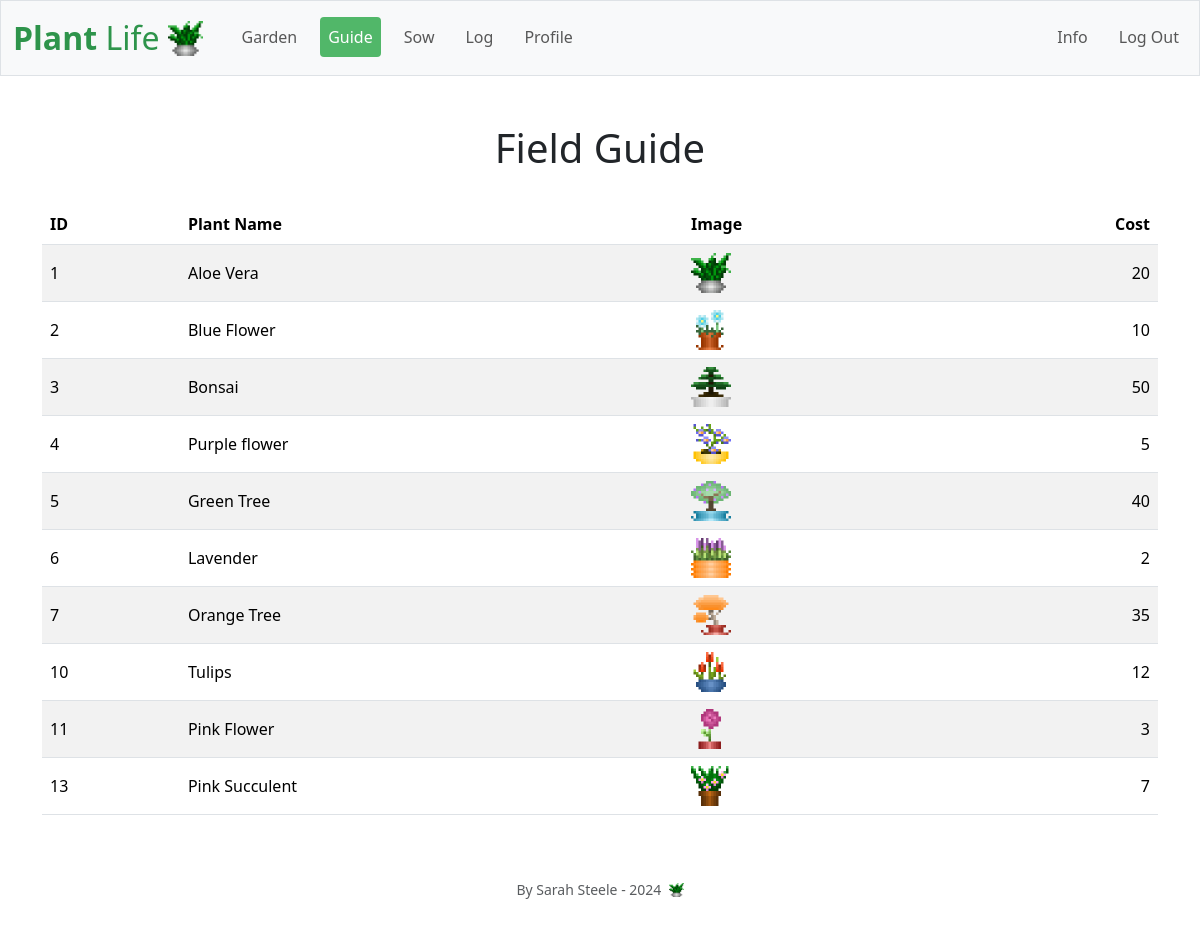
Screenshot of /guide (signed in) with the database file from the repository.
### tables this page shows
CREATE TABLE plants (
    id INTEGER PRIMARY KEY AUTOINCREMENT,
    name TEXT NOT NULL UNIQUE,
    price NUMERIC NOT NULL,
    image_filename TEXT
);

### app.py (the view)
@app.route("/guide")
@login_required
def guide():
    user_id = session["user_id"]
    plants = db.execute("SELECT * FROM plants")
    return render_template("guide.html", plants=plants)

### app.py (called while the page is built)
@app.after_request
def after_request(response):
    response.headers["Cache-Control"] = "no-cache, no-store, must-revalidate"
    response.headers["Expires"] = 0
    response.headers["Pragma"] = "no-cache"
    return response

### helpers.py (called while the page is built)
def login_required(f):
    @wraps(f)
    def decorated_function(*args, **kwargs):
        if session.get("user_id") is None:
            return redirect("/login")
        return f(*args, **kwargs)
    return decorated_function

### templates/guide.html (shortened to what this page needs)
{% extends "layout.html" %}
{% block main %}
    <h1>Field Guide</h1>
        <br>
    <table class="table table-striped">
        <thead>
            <tr>
                <th class="text-start align-middle">ID</th>
                <th class="text-start align-middle">Plant Name</th>
                <th class="text-start align-middle">Image</th>
                <th class="text-end align-middle">Cost</th>
            </tr>
        </thead>
        <tbody>
            {% for plant in plants %}
                <tr>
                    <td class="text-start align-middle">{{ plant["id"] }}</td>
                    <td class="text-start align-middle">{{ plant["name"] }}</td>
                    <td class="text-start align-middle"><img src="{{ url_for('static', filename=plant['image_filename']) }}" alt="{{ plant['name'] }} Image" style="width: 40px; height: 40px;"></td>
                    <td class="text-end align-middle">{{ plant["price"] }}</td>
                </tr>
            {% endfor %}
        </tbody>
    </table>
{% endblock %}

### templates/layout.html (shortened to what this page needs)
<!DOCTYPE html>
<html lang="en">
    <head>
        <link href="https://cdn.jsdelivr.net/npm/bootstrap@5.3.2/dist/css/bootstrap.min.css" rel="stylesheet">
        <link href="/static/styles.css" rel="stylesheet">
    </head>
    <body>
        <nav class="bg-light border navbar navbar-expand-md navbar-light">
            <div class="container-fluid">
                <a class="navbar-brand d-flex align-items-center" href="/">
                    <span class="green me-2"><b>Plant</b> Life</span>
                    <img src="{{ url_for('static', filename='AloeVera.png') }}" style="width: 35px; height: 35px;" alt="Plant Life Logo">
                </a>
                <div class="collapse navbar-collapse" id="navbar">
                    {% if session["user_id"] %}
                        <ul class="navbar-nav me-auto mt-2">
                            <li class="nav-item {% if request.endpoint == 'index' %}active{% endif %}"><a class="nav-link" href="/">Garden</a></li>
                            <li class="nav-item {% if request.endpoint == 'guide' %}active{% endif %}"><a class="nav-link" href="/guide">Guide</a></li>
                            <li class="nav-item {% if request.endpoint == 'sow' %}active{% endif %}"><a class="nav-link" href="/sow">Sow</a></li>
                            <li class="nav-item {% if request.endpoint == 'log' %}active{% endif %}"><a class="nav-link" href="/log">Log</a></li>
                            <li class="nav-item {% if request.endpoint == 'profile' %}active{% endif %}"><a class="nav-link" href="/profile">Profile</a></li>
                        </ul>
                        <ul class="navbar-nav ms-auto mt-2">
                            <li class="nav-item {% if request.endpoint == 'info' %}active{% endif %}"><a class="nav-link" href="/info">Info</a></li>
                            <li class="nav-item"><a class="nav-link" href="/logout">Log Out</a></li>
                        </ul>
                    {% endif %}
                </div>
            </div>
        </nav>
        <main class="container py-5 text-center">
            {% block main %}{% endblock %}
        </main>
        <footer class="mb-5">
            <p class="small text-center text-muted d-flex align-items-center justify-content-center">
                By Sarah Steele - 2024&nbsp;&nbsp;
                <img src="{{ url_for('static', filename='AloeVera.png') }}" style="width: 15px; height: 14px;" alt="Logo">
            </p>
        </footer>
    </body>
</html>

### static/styles.css (style rules this page uses)
nav .navbar-brand { font-size: xx-large; }
nav .navbar-brand .green { color: #2e944b; }
.navbar-nav .nav-item.active .nav-link { background-color: rgba(40, 167, 69, 0.8); color: #fff; border-radius: 0.25rem; }
li { margin-bottom: 10px; padding-left: 15px; text-align: left; }

### rows the page displays
plants: id "1", name "Aloe Vera", image_filename (picture), price "20"
plants: id "2", name "Blue Flower", image_filename (picture), price "10"
plants: id "3", name "Bonsai", image_filename+name (picture), price "50"
plants: id "4", name "Purple flower", image_filename (picture), price "5"
plants: id "5", name "Green Tree", image_filename (picture), price "40"
plants: id "6", name "Lavender", image_filename+name (picture), price "2"
plants: id "7", name "Orange Tree", image_filename (picture), price "35"
plants: id "10", name "Tulips", image_filename+name (picture), price "12"
plants: id "11", name "Pink Flower", image_filename (picture), price "3"
plants: id "13", name "Pink Succulent", image_filename (picture), price "7"
